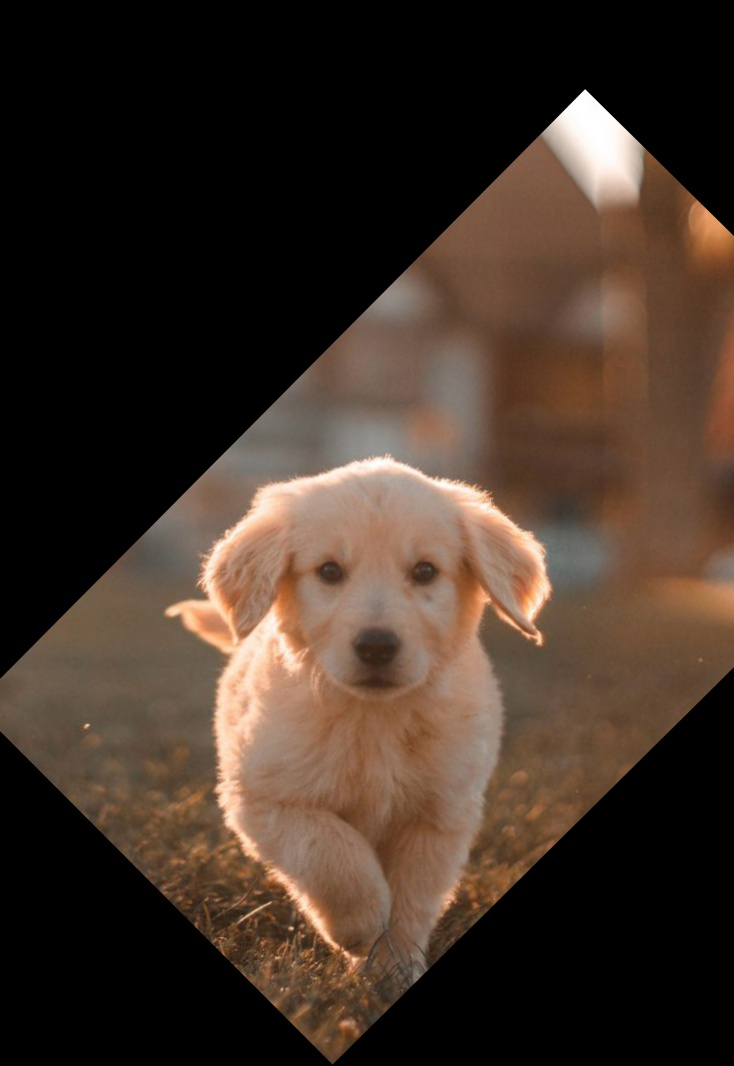
#> input picture images/aligned.jpg, 734 x 1066 px
$ python noiseAdder.py images/aligned.jpg
#> lines starting #> are read from the running program, lines starting #| are printed output that depends on the picture
import random
import cv2
import sys


def add_noise(img):
    row, col = img.shape
    number_of_pixels = random.randint(10, 12000)
    for i in range(number_of_pixels):
        y_coord = random.randint(0, row - 1)
        x_coord = random.randint(0, col - 1)
        img[y_coord][x_coord] = 255

    number_of_pixels = random.randint(10, 12000)
    for i in range(number_of_pixels):

        y_coord = random.randint(0, row - 1)
        x_coord = random.randint(0, col - 1)

        img[y_coord][x_coord] = 0
    return img


if __name__ == '__main__':
    imgReference = cv2.imread(sys.argv[1], cv2.IMREAD_GRAYSCALE)
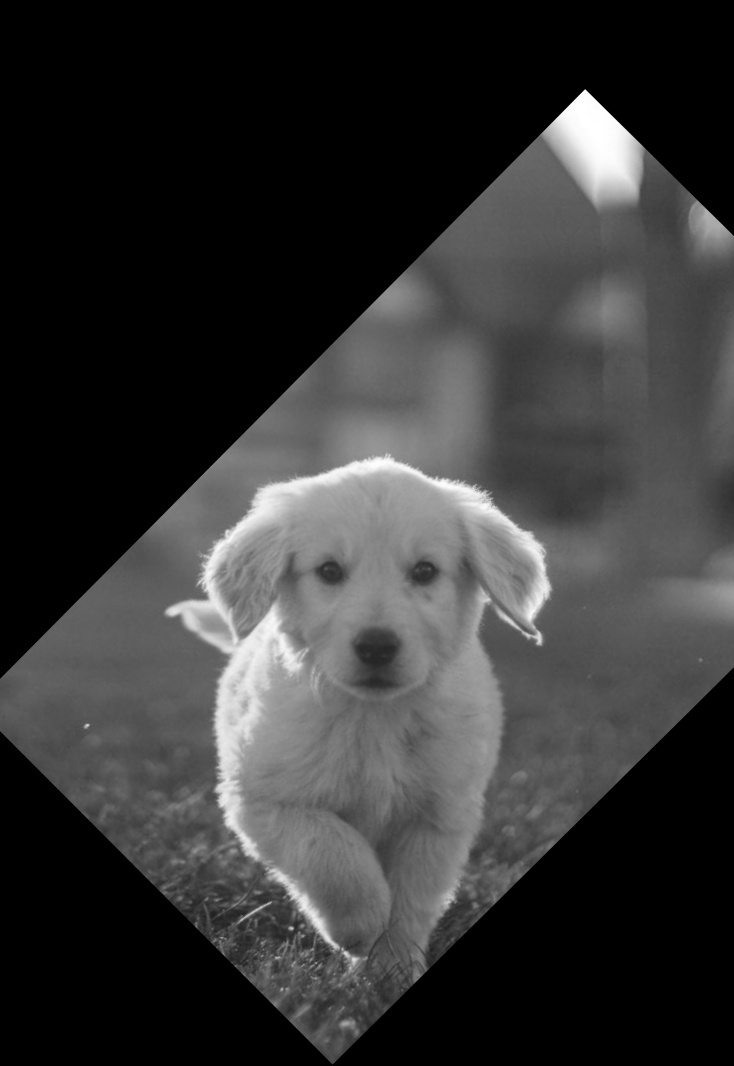
#> imgReference: shape (1066, 734); min 0, max 255, mean 53.5
    cv2.imwrite('./images/salt-and-pepper-george400.jpeg', add_noise(imgReference))
#> after the loop in add_noise, `for i in range(number_of_pixels):`:
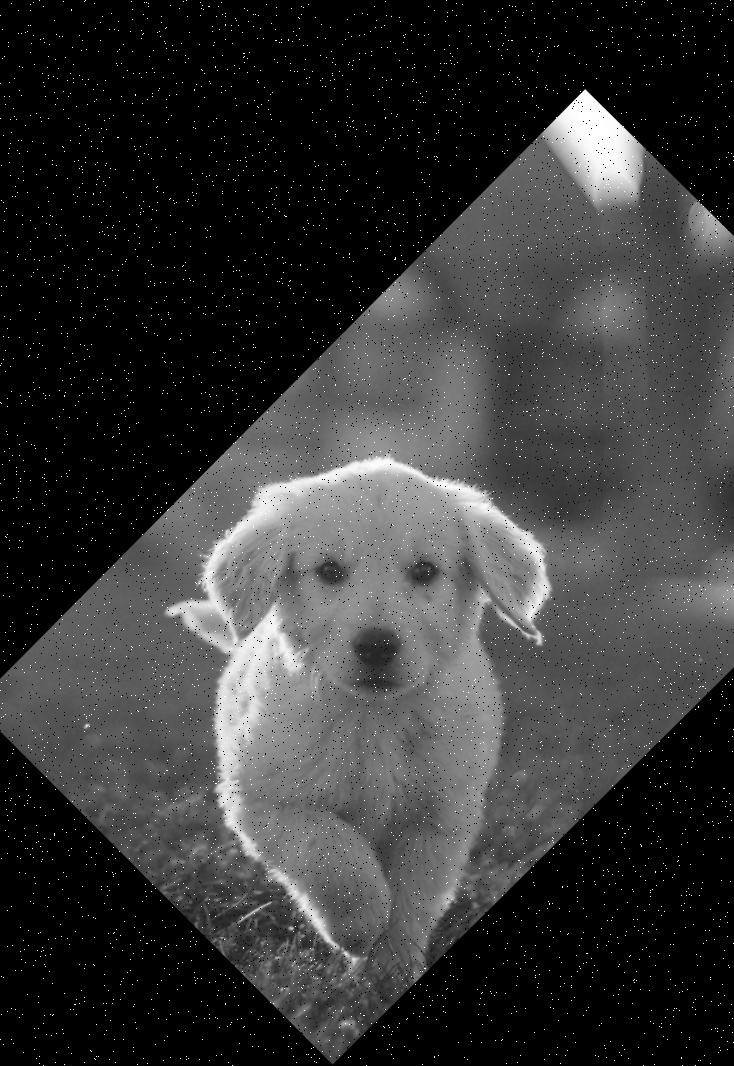
#> img: shape (1066, 734); min 0, max 255, mean 54.5

$ run again, on images/dog1.jpeg
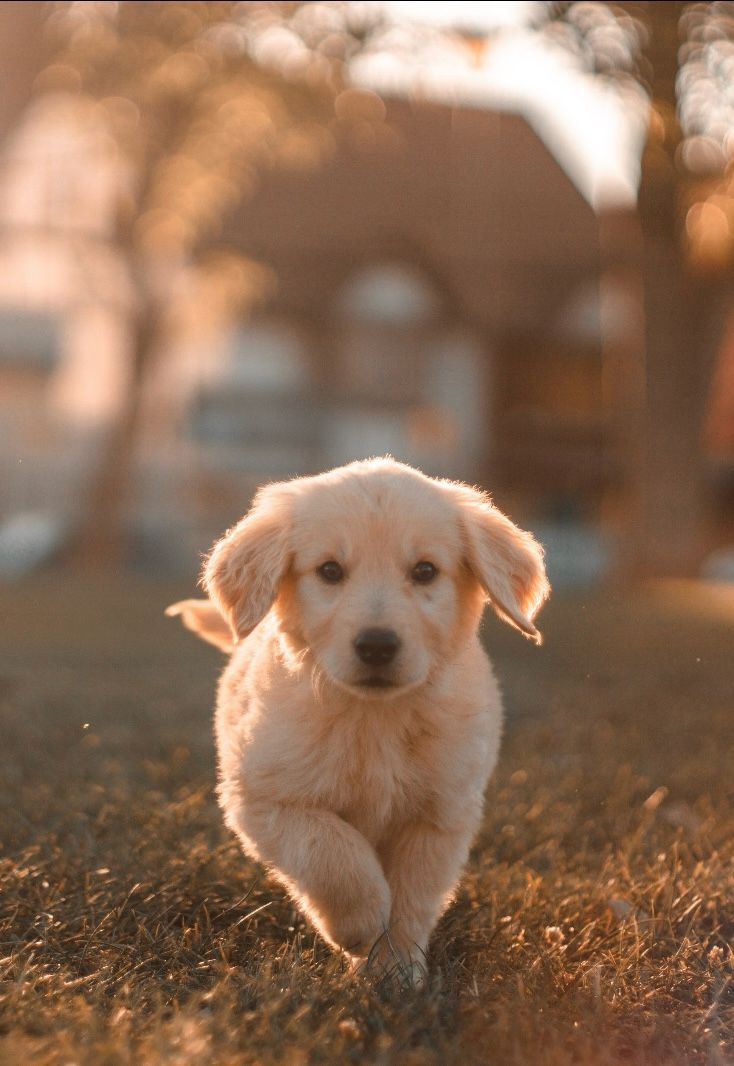
#> input picture images/dog1.jpeg, 734 x 1066 px
#> `imgReference = cv2.imread(sys.argv[1], cv2.IMREAD_GRAYSCALE)`:
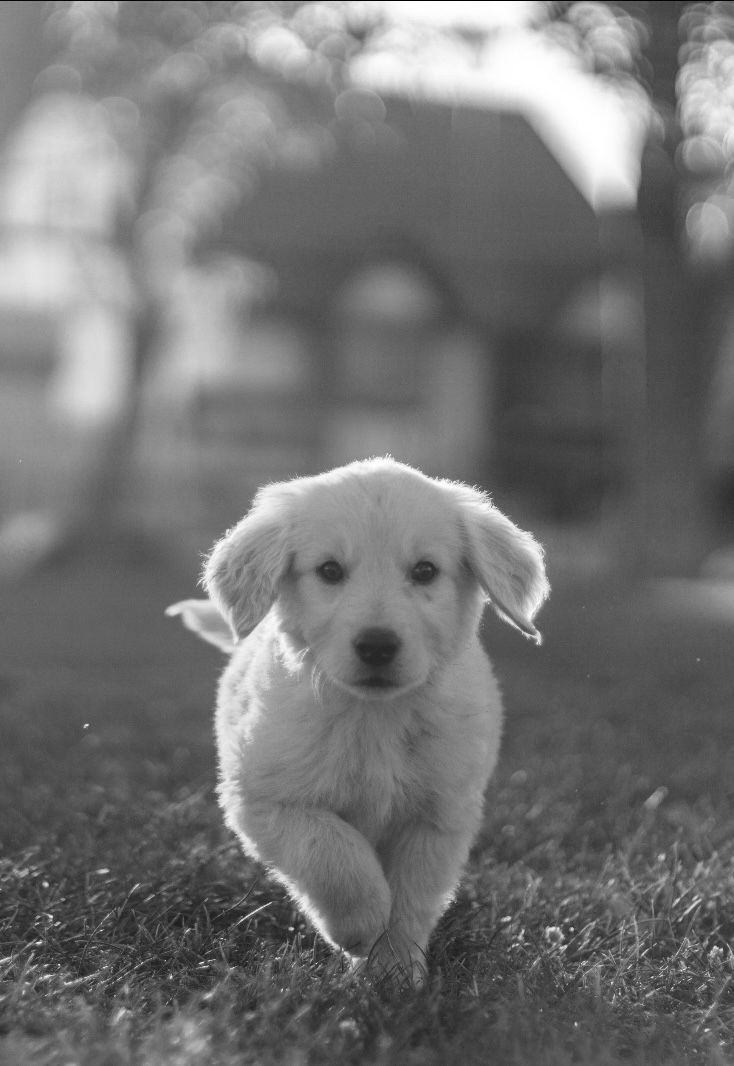
#> imgReference: shape (1066, 734); min 0, max 255, mean 115.4
#> after the loop in add_noise, `for i in range(number_of_pixels):`:
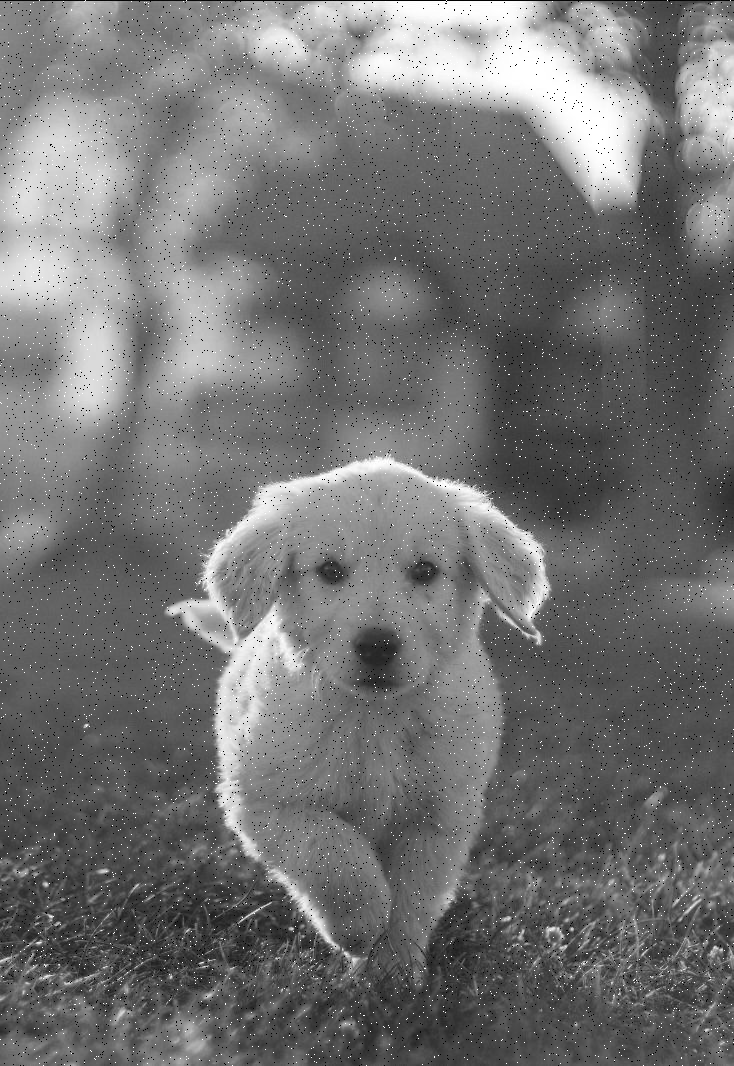
#> img: shape (1066, 734); min 0, max 255, mean 115.1
